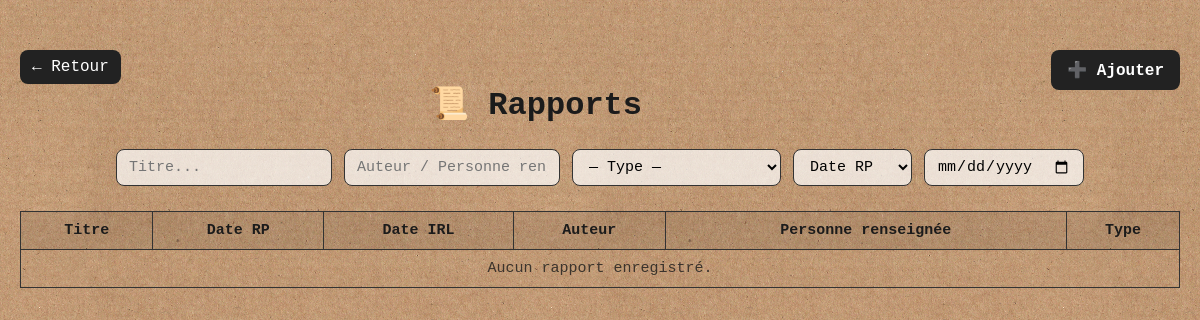
The page /legacy/rapports_list.php on the database as committed earlier.
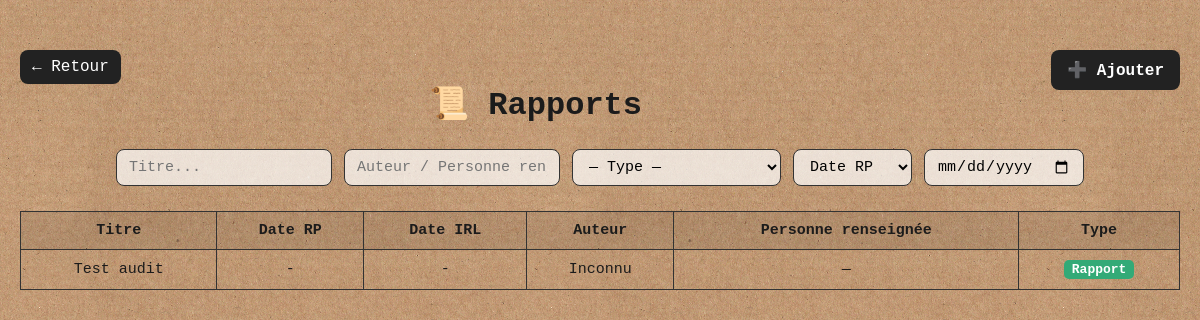
The same page on the database as committed later.
### tables this page shows
CREATE TABLE `rapports` (
  `id` int NOT NULL AUTO_INCREMENT,
  `type` enum('rapport','recommandation','incident') NOT NULL DEFAULT 'rapport',
  `titre` varchar(500) NOT NULL,
  `auteur_nom` varchar(255) DEFAULT NULL,
  `auteur_grade` varchar(200) DEFAULT NULL,
  `auteur_id` int DEFAULT NULL,
  `personne_renseignee_nom` varchar(255) DEFAULT NULL,
  `personne_renseignee_id` int DEFAULT NULL,
  `unite_id` int DEFAULT NULL,
  `unite_nom` varchar(255) DEFAULT NULL,
  `grade_id` int DEFAULT NULL,
  `contexte` text,
  `resume` text,
  `bilan` text,
  `remarques` text,
  `recommande_nom` varchar(255) DEFAULT NULL,
  `recommande_grade` varchar(255) DEFAULT NULL,
  `recommande_unite` varchar(255) DEFAULT NULL,
  `raison_1` text,
  `raison_2` text,
  `raison_3` text,
  `raison_4` text,
  `recompense` text,
  `conclusion` text,
  `intro_nom` varchar(255) DEFAULT NULL,
  `intro_grade` varchar(255) DEFAULT NULL,
  `intro_fonction` varchar(255) DEFAULT NULL,
  `intro_unite` varchar(255) DEFAULT NULL,
  `lieu_incident` varchar(255) DEFAULT NULL,
  `mise_en_cause_nom` varchar(255) DEFAULT NULL,
  `mise_en_cause_grade` varchar(255) DEFAULT NULL,
  `mise_en_cause_fonction` varchar(255) DEFAULT NULL,
  `mise_en_cause_unite` varchar(255) DEFAULT NULL,
  `infos_complementaires` text,
  `compte_rendu` text,
  `signature_nom` varchar(255) DEFAULT NULL,
  `signature_grade` varchar(255) DEFAULT NULL,
  `signature_image` longtext,
  `stamp` varchar(50) DEFAULT NULL,
  `fichier_media` json DEFAULT NULL,
  `contenu_html` longtext,
  `published` tinyint DEFAULT '0',
  `date_rp` varchar(50) DEFAULT NULL,
  `date_irl` varchar(50) DEFAULT NULL,
  `created_at` timestamp NULL DEFAULT CURRENT_TIMESTAMP,
  `updated_at` timestamp NULL DEFAULT CURRENT_TIMESTAMP ON UPDATE CURRENT_TIMESTAMP,
  `redactions` json DEFAULT NULL COMMENT 'Zones censurÃ©es par officiers',
  `moderation_statut` enum('brouillon','en_attente','approuve','refuse') DEFAULT 'brouillon',
  `a_images` tinyint(1) DEFAULT '0',
  `valide` tinyint(1) DEFAULT '0',
  `valide_par` int DEFAULT NULL,
  `valide_par_nom` varchar(200) DEFAULT NULL,
  `valide_signature` longtext,
  `valide_at` timestamp NULL DEFAULT NULL,
  `auteur_rang` int DEFAULT '0',
  `affaire_id` int DEFAULT NULL,
  `pris_par_id` int DEFAULT NULL,
  `pris_par_nom` varchar(200) DEFAULT NULL,
  `pris_at` datetime DEFAULT NULL,
  PRIMARY KEY (`id`),
  KEY `idx_rapports_auteur` (`auteur_id`),
  KEY `idx_rapports_type` (`type`)
);

### legacy/rapports_list.php (the view, shortened to what this page needs)
<?php
require_once __DIR__.'/includes/db.php';
$isAdmin = false;
$sql = "SELECT id, titre, auteur_nom, personne_renseignee_nom, type, date_rp, date_irl
        FROM rapports
        ORDER BY STR_TO_DATE(COALESCE(NULLIF(date_irl,''), date_rp), '%d/%m/%Y') DESC, id DESC";
$rapports = $pdo->query($sql)->fetchAll(PDO::FETCH_ASSOC);
function esc($v): string{ return htmlspecialchars((string)$v, ENT_QUOTES, 'UTF-8'); }
?>
<!doctype html><html lang="fr"><head>
</head><body>
<div class="wrap">
  <a href="/Archives7e/index.php" class="back">← Retour</a>
  <a href="/Archives7e/rapport_new.php" class="add">➕ Ajouter</a>
  <h1>📜 Rapports</h1>
  <div class="filters">
    <input type="text" id="filtreTitre" placeholder="Titre..." onkeyup="filtrer()">
    <input type="text" id="filtreAuteur" placeholder="Auteur / Personne renseignée..." onkeyup="filtrer()">
    <select id="filtreType" onchange="filtrer()">
      <option value="">— Type —</option>
    </select>
    <select id="dateType" onchange="filtrer()">
      <option value="RP">Date RP</option>
    </select>
    <input type="date" id="filtreDate" onchange="filtrer()">
  </div>
  <table>
    <thead>
      <tr>
        <th onclick="sortTable(0)">Titre</th>
        <th onclick="sortTable(1)">Date RP</th>
        <th onclick="sortTable(2)">Date IRL</th>
        <th onclick="sortTable(3)">Auteur</th>
        <th onclick="sortTable(4)">Personne renseignée</th>
        <th onclick="sortTable(5)">Type</th>
      </tr>
    </thead>
    <tbody>
      <?php if(empty($rapports)): ?>
        <tr><td colspan="<?= $isAdmin?7:6 ?>" style="text-align:center;opacity:.8;">Aucun rapport enregistré.</td></tr>
      <?php else: foreach($rapports as $r):
        $auteur = $r['auteur_nom'] ?: 'Inconnu';
        $pers   = $r['personne_renseignee_nom'] ?: '';
      ?>
        <tr id="row-<?= (int)$r['id'] ?>"
            data-row
            data-titre="<?= esc($r['titre']) ?>"
            data-auteur="<?= esc($auteur) ?>"
            data-personne="<?= esc($pers) ?>"
            data-type="<?= esc($r['type']) ?>"
            data-date-rp="<?= esc($r['date_rp'] ?? '') ?>"
            data-date-irl="<?= esc($r['date_irl'] ?? '') ?>"
            style="cursor:pointer;"
            onclick="location.href='/Archives7e/rapport.php?id=<?= (int)$r['id'] ?>'">
          <td><?= esc($r['titre']) ?></td>
          <td><?= esc($r['date_rp'] ?? '-') ?></td>
          <td><?= esc($r['date_irl'] ?? '-') ?></td>
          <td><?= esc($auteur) ?></td>
          <td><?= esc($pers ?: '—') ?></td>
          <td><span class="type-tag type-<?= esc($r['type']) ?>"><?= ucfirst($r['type']) ?></span></td>
        </tr>
      <?php endforeach; endif; ?>
    </tbody>
  </table>
</div>
</body></html>

### legacy/rapports_list.php (style rules this page uses)
:root { --paper:url('/Archives7e/assets/img/paper.jpg');--ink:#1b1b1b }
html,body { margin:0;height:100% }
body { background:var(--paper) repeat center/512px;font-family:"IBM Plex Mono",ui-monospace,Menlo,Consolas,monospace;color:var(--ink) }
.wrap { max-width:1200px;margin:50px auto;padding:0 20px }
h1 { text-align:center;font-weight:900;font-size:2em;margin:0 0 25px }
a.back,a.add { display:inline-block;background:#222;color:#fff;border-radius:8px;padding:8px 12px;text-decoration:none }
a.add { float:right;padding:10px 16px;font-weight:700 }
.filters { display:flex;flex-wrap:wrap;justify-content:center;gap:12px;margin:20px 0 25px }
.filters input,.filters select { background:rgba(255,255,255,0.7);border:1px solid #333;border-radius:8px;padding:8px 12px;font-family:inherit;font-size:15px }
table { border-collapse:collapse;width:100%;font-size:15px }
th,td { border:1px solid #333;padding:10px 8px;text-align:center }
th { background:rgba(0,0,0,0.08);font-weight:800;cursor:pointer }
.type-tag { display:inline-block;padding:2px 8px;border-radius:5px;font-size:13px;font-weight:bold;color:#fff }
.type-rapport { background:#3a7 }

Rows that differ between the two databases and show on the page:
added rapports: titre "Test audit", date_rp "-", date_irl "-", auteur_nom "Inconnu", personne_renseignee_nom "—", type "Rapport"
Other text that changed with them:
text no longer shown: "Aucun rapport enregistré."
